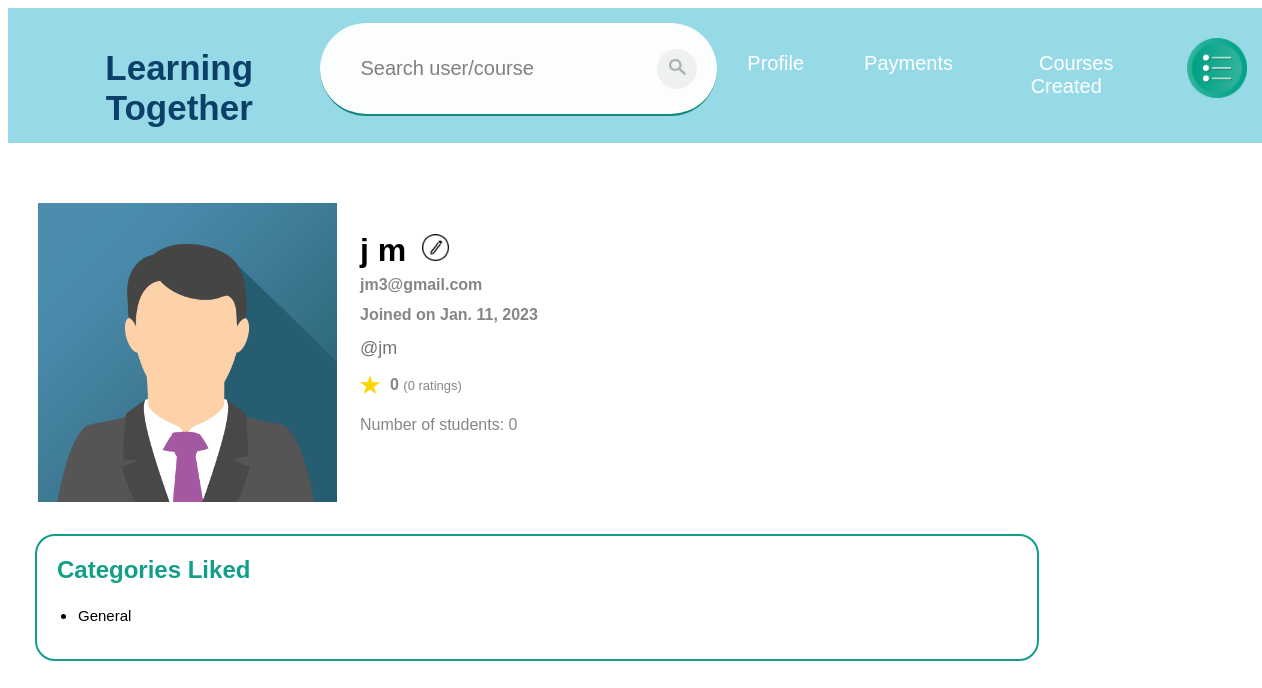
The app's page /viewProfile/12 (signed in) with its own data.
### app/models.py (models this page shows, shortened)
class Public(models.Model):
    profileId = models.ForeignKey(Profile, on_delete=models.CASCADE)
    name = models.CharField(max_length=50)
    surname = models.CharField(max_length=50)
    avatar = models.SmallIntegerField()
    createdDate = models.DateField(auto_now_add=True)

class Profile(models.Model):
    userId = models.ForeignKey(User, on_delete=models.CASCADE)

class Private(models.Model):
    profileId = models.ForeignKey(Profile, on_delete=models.CASCADE)
    email = models.EmailField(max_length=50)

class CategoriesLiked(models.Model):
    privateId = models.ForeignKey(Private, on_delete=models.CASCADE)
    categoryId = models.ForeignKey(Category, on_delete=models.PROTECT)

class Category(models.Model):
    category = models.CharField(max_length=50)

### app/views.py (the view)
# urls.py: path('viewProfile/<id>', views.viewProfile, name='viewProfile'),
def viewProfile(request, id):
    profile = models.Profile.objects.filter(userId__exact=id)
    if not profile:
        s.error(request, "User doesn't exist.",
                button="OK", timer=2000)
        return redirect('home')
    else:
        public = models.Public.objects.filter(profileId__exact=profile[0].id)
        thisUser = False
        if request.user.is_authenticated:
            if profile[0].userId.id == request.user.id:
                thisUser = True
        coursesMade = models.CoursesMade.objects.filter(
            publicId__exact=public[0].id)
        students = 0
        for courseMade in coursesMade:
            students += models.CoursesEnrolled.objects.filter(
                courseId__exact=courseMade.courseId).count()
        ratings = models.Rating.objects.none()
        for courseMade in coursesMade:
            ratings = ratings | models.Rating.objects.filter(
                courseId__exact=courseMade.courseId)
        numRatings = 0
        totalRatings = 0
        for rating in ratings:
            numRatings += 1
            totalRatings += rating.rating
        avgRating = 0
        if numRatings > 0:
            avgRating = round(totalRatings/numRatings, 2)
        private = models.Private.objects.none()
        categoriesLiked = models.CategoriesLiked.objects.none()
        if thisUser:
            private = models.Private.objects.filter(
                profileId__exact=profile[0].id)[0]
            categoriesLiked = models.CategoriesLiked.objects.filter(
                privateId__exact=private.id)
        return render(request, "app/viewProfile.html", {'public': public[0], 'private': private, 'coursesMade': coursesMade, 'thisUser': thisUser, 'categoriesLiked': categoriesLiked,
                                                        'students': students, 'numRatings': numRatings, 'avgRating': avgRating, 'showOptions': True})

### templates/app/viewProfile.html (shortened to what this page needs)
{% extends 'app/base.html' %}
{% block content %}
{% load static %}
        {% include 'app/navBar.html' with thisUser=thisUser userId=public.profileId.userId.id showOptions=showOptions %}
            <p style="text-align:left; display: table-cell;"><img class="avatar" src="{% static 'images/' %}{{ public.avatar }}.png"></p>
            <div class="editProfile">
                <p class = "name"> {{ public.name }} {{ public.surname }}</p>
                {% if thisUser %}
                <button class="btn"><a class="editP" href="../editProfile"><img class="edit" src="{% static 'images/' %}edit.png"></a></button>
                {% endif %}
            </div>
            <p class="email" style="top:290px">Joined on {{ public.createdDate }}</p>
            <p class="username">@{{ public.profileId.userId.username }}</p>
            <p class="nStudents">Number of students: {{ students }}</p>
            <p><img class="star" src="{% static 'images/' %}star.png"></p>
            <p class="rating">{{ avgRating }} <b style="font-size:small;font-weight: 500;">({{ numRatings }} ratings)</b></p>
            {% if thisUser %}
                <br><br>
                <br><br>
                <p class="email">{{ private.email }}</p>
                <div class="cat">
                    <h2>Categories Liked</h2><br><br><br>
                    <ul>
                    {% for categoryLiked in categoriesLiked %}
                        <li style="font-size:15px; padding:1px;">{{ categoryLiked.categoryId.category }}</li><br>
                    {% endfor %}
                    </ul>
                </div>
            {% endif %}
{% endblock %}

### static/test.css (style rules this page uses)
body { background-color: rgb(255, 255, 255); font-family: sans-serif; }

### templates/app/viewProfile.html (style rules this page uses)
.avatar { position: relative; top: 60px; left: 30px; width: 60%; }
h2 { position: absolute; left:20px; color:#129f8a; font-weight: bolder; }
.cat { border:2px solid #129f8a; border-radius: 20px; position: absolute; left: 35px; width: 1000px; }
.name { font-size:xx-large; font-weight: bold; font-family:Verdana, Geneva, Tahoma, sans-serif; }
.username { position:absolute; top:320px; font-size:large; color:rgba(0, 0, 0, 0.547); font-display:inherit; font-family:Verdana, Geneva, Tahoma, sans-serif; left: 360px; }
.nStudents { position:absolute; top:400px; font-size:medium; color:rgba(0, 0, 0, 0.477); font-display:inherit; font-family:Verdana, Geneva, Tahoma, sans-serif; left: 360px; }
.rating { position:absolute; top:360px; font-size:medium; font-weight: bold; color:rgba(0, 0, 0, 0.477); font-display:inherit; font-family:Verdana, Geneva, Tahoma, sans-serif; left: 390px; }
.star { position:absolute; top:375px; width: 20px; font-display:inherit; left: 360px; }
.email { position: absolute; top: 260px; left: 360px; color:rgba(0, 0, 0, 0.477); font-size:medium; font-weight: bold; }
.editP { text-decoration: none; }
.btn { font-size: 30px; background-color: transparent; border:0; border-radius: 100%; margin: 10px; }
.edit { width: 27px; }
.editProfile { display: flex; justify-content: flex-start; align-items: center; position:absolute; top:200px; left: 360px; }

### templates/app/searchBar.html (style rules this page uses)
img { width: 13px; }
::placeholder { color:rgba(0, 0, 0, 0.514); }

### records on screen
Public: name "j", surname "m", createdDate "Jan. 11, 2023", profileId.userId.username "jm"
Private: email "jm3@gmail.com"
CategoriesLiked: categoryId.category "General"

### other values on screen
{{ students }} "0"
{{ avgRating }} "0"
{{ numRatings }} "0"
